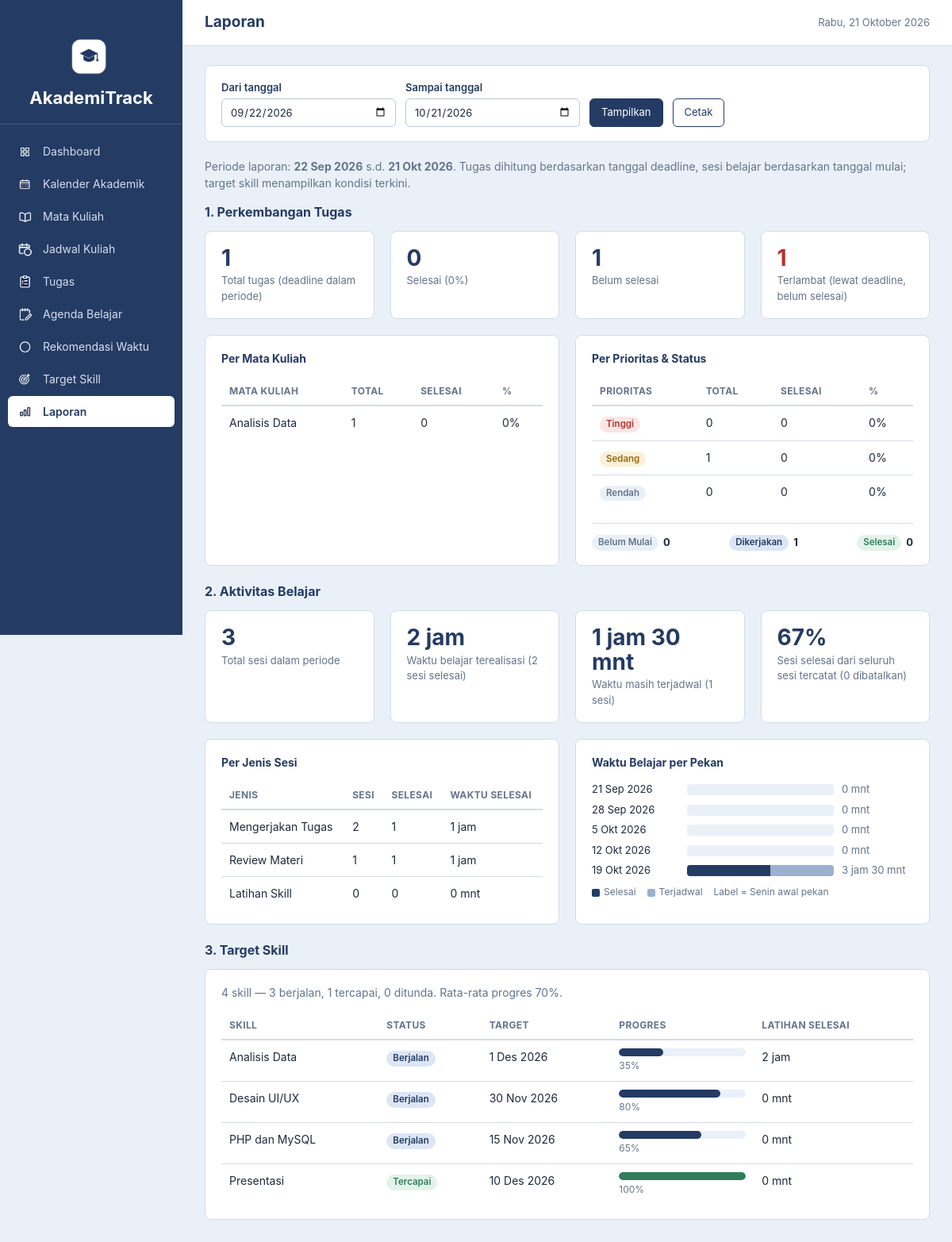
The app's page /laporan.php with its own data.
### tables this page shows
CREATE TABLE `target_skill` (
  `id` int NOT NULL,
  `nama_skill` varchar(100) NOT NULL,
  `deskripsi` text,
  `target_tanggal` date DEFAULT NULL,
  `progres` tinyint UNSIGNED NOT NULL DEFAULT '0',
  `status` enum('Berjalan','Tercapai','Ditunda') NOT NULL DEFAULT 'Berjalan',
  `created_at` timestamp NULL DEFAULT CURRENT_TIMESTAMP
);

CREATE TABLE `sesi_belajar` (
  `id` int NOT NULL,
  `tugas_id` int DEFAULT NULL,
  `target_skill_id` int DEFAULT NULL,
  `judul` varchar(150) NOT NULL,
  `jenis` enum('Mengerjakan Tugas','Review Materi','Latihan Skill') NOT NULL,
  `waktu_mulai` datetime NOT NULL,
  `waktu_selesai` datetime NOT NULL,
  `status` enum('Terjadwal','Selesai','Dibatalkan') NOT NULL DEFAULT 'Terjadwal',
  `catatan` text,
  `created_at` timestamp NULL DEFAULT CURRENT_TIMESTAMP
);

### laporan.php (the view, shortened to what this page needs)
<?php
require_once __DIR__ . '/includes/init.php';
$sampai = valid_tanggal($_GET['sampai'] ?? '') ? $_GET['sampai'] : date('Y-m-d');
$dari = valid_tanggal($_GET['dari'] ?? '') ? $_GET['dari'] : date('Y-m-d', strtotime('-29 days'));
$hariIni = date('Y-m-d');
$tugas = db_all($conn, "SELECT t.*, m.nama_mata_kuliah FROM tugas t
    LEFT JOIN mata_kuliah m ON m.id = t.mata_kuliah_id
    WHERE t.deadline BETWEEN ? AND ?", 'ss', [$dari, $sampai]);
$tTotal = count($tugas);
$tStatus = ['Belum Mulai' => 0, 'Dikerjakan' => 0, 'Selesai' => 0];
$tTerlambat = 0;
$perMk = [];
$perPrioritas = ['Tinggi' => [0, 0], 'Sedang' => [0, 0], 'Rendah' => [0, 0]];
foreach ($tugas as $t) {
    $tStatus[$t['status']]++;
    $selesai = $t['status'] === 'Selesai';
    if (!$selesai && $t['deadline'] < $hariIni) {
        $tTerlambat++;
    }
    $mk = $t['nama_mata_kuliah'] ?: 'Tanpa mata kuliah';
    $perMk[$mk] = $perMk[$mk] ?? [0, 0];
    $perMk[$mk][0]++;
    $perPrioritas[$t['prioritas']][0]++;
}
ksort($perMk);
$sesi = db_all($conn, "SELECT s.*, TIMESTAMPDIFF(MINUTE, s.waktu_mulai, s.waktu_selesai) AS menit
    FROM sesi_belajar s WHERE DATE(s.waktu_mulai) BETWEEN ? AND ?", 'ss', [$dari, $sampai]);
$sStatus = ['Terjadwal' => 0, 'Selesai' => 0, 'Dibatalkan' => 0];
$menitSelesai = 0;
$menitRencana = 0;
$perJenis = [];
foreach (JENIS_SESI as $j) {
    $perJenis[$j] = ['jumlah' => 0, 'selesai' => 0, 'menit' => 0];
}
$perMinggu = [];
$cur = strtotime($dari);
$cur = strtotime('-' . ((int)date('N', $cur) - 1) . ' day', $cur);
while ($cur <= strtotime($sampai)) {
    $perMinggu[date('Y-m-d', $cur)] = ['selesai' => 0, 'rencana' => 0];
    $cur = strtotime('+7 day', $cur);
}
foreach ($sesi as $s) {
    $sStatus[$s['status']]++;
    $perJenis[$s['jenis']]['jumlah']++;
    $ts = strtotime(substr($s['waktu_mulai'], 0, 10));
    $senin = date('Y-m-d', strtotime('-' . ((int)date('N', $ts) - 1) . ' day', $ts));
    if ($s['status'] === 'Selesai') {
        $menitSelesai += (int)$s['menit'];
        $perJenis[$s['jenis']]['selesai']++;
        $perJenis[$s['jenis']]['menit'] += (int)$s['menit'];
        if (isset($perMinggu[$senin])) { $perMinggu[$senin]['selesai'] += (int)$s['menit']; }
    } elseif ($s['status'] === 'Terjadwal') {
        $menitRencana += (int)$s['menit'];
        if (isset($perMinggu[$senin])) { $perMinggu[$senin]['rencana'] += (int)$s['menit']; }
    }
}
$sTotal = count($sesi);
$sAktif = $sStatus['Selesai'] + $sStatus['Terjadwal'] + $sStatus['Dibatalkan'];
$maksMinggu = 1;
foreach ($perMinggu as $v) {
    $maksMinggu = max($maksMinggu, $v['selesai'] + $v['rencana']);
}
$skills = db_all($conn, "SELECT k.*,
    (SELECT COALESCE(SUM(TIMESTAMPDIFF(MINUTE, s.waktu_mulai, s.waktu_selesai)), 0)
       FROM sesi_belajar s WHERE s.target_skill_id = k.id AND s.status = 'Selesai') AS menit_latihan
    FROM target_skill k ORDER BY k.status, k.nama_skill");
$kTotal = count($skills);
$kStatus = ['Berjalan' => 0, 'Tercapai' => 0, 'Ditunda' => 0];
$jumlahProgres = 0;
foreach ($skills as $k) {
    $kStatus[$k['status']]++;
    $jumlahProgres += (int)$k['progres'];
}
include __DIR__ . '/includes/header.php';
?>
<div class="card tidak-cetak laporan-filter-card">
    <form method="get" action="laporan.php" class="filter">
        <div class="field"><label for="dari">Dari tanggal</label><input type="date" id="dari" name="dari" value="<?= e($dari) ?>"></div>
        <div class="field"><label for="sampai">Sampai tanggal</label><input type="date" id="sampai" name="sampai" value="<?= e($sampai) ?>"></div>
        <button type="submit" class="btn">Tampilkan</button>
        <button type="button" class="btn btn-sekunder" onclick="window.print()">Cetak</button>
    </form>
</div>
<p class="muted">Periode laporan: <strong><?= e(tanggal_indo($dari)) ?></strong> s.d. <strong><?= e(tanggal_indo($sampai)) ?></strong>. Tugas dihitung berdasarkan tanggal deadline, sesi belajar berdasarkan tanggal mulai; target skill menampilkan kondisi terkini.</p>
<h2 style="margin:6px 0 12px">1. Perkembangan Tugas</h2>
<div class="grid grid-4" style="margin-bottom:20px">
    <div class="card stat"><div class="angka"><?= $tTotal ?></div><div class="label">Total tugas (deadline dalam periode)</div></div>
    <div class="card stat"><div class="angka"><?= $tStatus['Selesai'] ?></div><div class="label">Selesai (<?= persen($tStatus['Selesai'], $tTotal) ?>%)</div></div>
    <div class="card stat"><div class="angka"><?= $tStatus['Dikerjakan'] + $tStatus['Belum Mulai'] ?></div><div class="label">Belum selesai</div></div>
    <div class="card stat <?= $tTerlambat > 0 ? 'peringatan' : '' ?>"><div class="angka"><?= $tTerlambat ?></div><div class="label">Terlambat (lewat deadline, belum selesai)</div></div>
</div>
<div class="grid grid-2" style="margin-bottom:20px">
    <div class="card">
        <div class="card-header"><h3>Per Mata Kuliah</h3></div>
        <?php if (!$perMk): ?><div class="kosong">Tidak ada tugas pada periode ini.</div><?php else: ?>
        <table class="data"><thead><tr><th>Mata Kuliah</th><th>Total</th><th>Selesai</th><th>%</th></tr></thead><tbody>
            <?php foreach ($perMk as $nama => $v): ?>
                <tr><td><?= e($nama) ?></td><td><?= $v[0] ?></td><td><?= $v[1] ?></td><td><?= persen($v[1], $v[0]) ?>%</td></tr>
            <?php endforeach; ?>
        </tbody></table>
        <?php endif; ?>
    </div>
    <div class="card">
        <div class="card-header"><h3>Per Prioritas &amp; Status</h3></div>
        <table class="data"><thead><tr><th>Prioritas</th><th>Total</th><th>Selesai</th><th>%</th></tr></thead><tbody>
            <?php foreach ($perPrioritas as $nama => $v): ?>
                <tr><td><?= badge_status($nama) ?></td><td><?= $v[0] ?></td><td><?= $v[1] ?></td><td><?= persen($v[1], $v[0]) ?>%</td></tr>
            <?php endforeach; ?>
        </tbody></table>
<div class="status-ringkasan">
    <?php foreach ($tStatus as $nama => $n): ?>
        <div class="status-ringkasan-item"><?= badge_status($nama) ?><strong><?= $n ?></strong></div>
    <?php endforeach; ?>
</div>
    </div>
</div>
<h2 style="margin:6px 0 12px">2. Aktivitas Belajar</h2>
<div class="grid grid-4" style="margin-bottom:20px">
    <div class="card stat"><div class="angka"><?= $sTotal ?></div><div class="label">Total sesi dalam periode</div></div>
    <div class="card stat"><div class="angka"><?= e(fmt_durasi($menitSelesai)) ?></div><div class="label">Waktu belajar terealisasi (<?= $sStatus['Selesai'] ?> sesi selesai)</div></div>
    <div class="card stat"><div class="angka"><?= e(fmt_durasi($menitRencana)) ?></div><div class="label">Waktu masih terjadwal (<?= $sStatus['Terjadwal'] ?> sesi)</div></div>
    <div class="card stat"><div class="angka"><?= persen($sStatus['Selesai'], $sAktif) ?>%</div><div class="label">Sesi selesai dari seluruh sesi tercatat (<?= $sStatus['Dibatalkan'] ?> dibatalkan)</div></div>
</div>
<div class="grid grid-2" style="margin-bottom:20px">
    <div class="card">
        <div class="card-header"><h3>Per Jenis Sesi</h3></div>
        <table class="data"><thead><tr><th>Jenis</th><th>Sesi</th><th>Selesai</th><th>Waktu selesai</th></tr></thead><tbody>
            <?php foreach ($perJenis as $nama => $v): ?>
                <tr><td><?= e($nama) ?></td><td><?= $v['jumlah'] ?></td><td><?= $v['selesai'] ?></td><td><?= e(fmt_durasi($v['menit'])) ?></td></tr>
            <?php endforeach; ?>
        </tbody></table>
    </div>
    <div class="card">
        <div class="card-header"><h3>Waktu Belajar per Pekan</h3></div>
        <?php foreach ($perMinggu as $senin => $v): ?>
            <div class="bar-baris">
                <span><?= e(tanggal_indo($senin)) ?></span>
                <div class="bar">
                    <span class="b-selesai" style="width:<?= round($v['selesai'] * 100 / $maksMinggu) ?>%"></span>
                    <span class="b-rencana" style="width:<?= round($v['rencana'] * 100 / $maksMinggu) ?>%"></span>
                </div>
                <span class="muted"><?= e(fmt_durasi($v['selesai'] + $v['rencana'])) ?></span>
            </div>
        <?php endforeach; ?>
        <div class="legenda"><span><i style="background:var(--navy)"></i>Selesai</span><span><i style="background:#9DB0CF"></i>Terjadwal</span><span>Label = Senin awal pekan</span></div>
    </div>
</div>
<h2 style="margin:6px 0 12px">3. Target Skill</h2>
<div class="card">
    <?php if (!$skills): ?><div class="kosong">Belum ada target skill.</div><?php else: ?>
    <p class="muted" style="margin-top:0"><?= $kTotal ?> skill — <?= $kStatus['Berjalan'] ?> berjalan, <?= $kStatus['Tercapai'] ?> tercapai, <?= $kStatus['Ditunda'] ?> ditunda. Rata-rata progres <?= persen($jumlahProgres, $kTotal * 100) ?>%.</p>
    <table class="data"><thead><tr><th>Skill</th><th>Status</th><th>Target</th><th style="width:180px">Progres</th><th>Latihan selesai</th></tr></thead><tbody>
        <?php foreach ($skills as $k): ?>
            <tr>
                <td><?= e($k['nama_skill']) ?></td>
                <td><?= badge_status($k['status']) ?></td>
                <td><?= $k['target_tanggal'] ? e(tanggal_indo($k['target_tanggal'])) : '-' ?></td>
                <td><div class="progress <?= $k['status'] === 'Tercapai' ? 'ok' : '' ?>"><span style="width:<?= (int)$k['progres'] ?>%"></span></div><span class="kecil muted"><?= (int)$k['progres'] ?>%</span></td>
                <td><?= e(fmt_durasi($k['menit_latihan'])) ?></td>
            </tr>
        <?php endforeach; ?>
    </tbody></table>
    <?php endif; ?>
</div>
<?php include __DIR__ . '/includes/footer.php'; ?>

### includes/functions.php (shortened to what this page needs)
<?php
function e($teks)
{
    return htmlspecialchars((string)$teks, ENT_QUOTES, 'UTF-8');
}
function db_query($conn, $sql, $types = '', $params = [])
{
    $stmt = mysqli_prepare($conn, $sql);
    if ($types !== '') {
        mysqli_stmt_bind_param($stmt, $types, ...$params);
    }
    if (!mysqli_stmt_execute($stmt)) {
        $err = mysqli_stmt_error($stmt);
        mysqli_stmt_close($stmt);
        die('Query gagal dijalankan: ' . e($err));
    }
    return $stmt;
}
function db_all($conn, $sql, $types = '', $params = [])
{
    $stmt = db_query($conn, $sql, $types, $params);
    $res = mysqli_stmt_get_result($stmt);
    $rows = $res ? mysqli_fetch_all($res, MYSQLI_ASSOC) : [];
    return $rows;
}
function valid_tanggal($s)
{
    return is_string($s) && preg_match('/^\d{4}-\d{2}-\d{2}$/', $s)
        && checkdate((int)substr($s, 5, 2), (int)substr($s, 8, 2), (int)substr($s, 0, 4));
}
function tanggal_indo($tgl)
{
    $t = strtotime($tgl);
    return date('j', $t) . ' ' . BULAN_SINGKAT[(int)date('n', $t)] . ' ' . date('Y', $t);
}
function fmt_durasi($menit)
{
    $menit = (int)$menit;
    if ($menit < 60) {
        return $menit . ' mnt';
    }
    $j = intdiv($menit, 60);
    $m = $menit % 60;
    return $m === 0 ? $j . ' jam' : $j . ' jam ' . $m . ' mnt';
}
function persen($bagian, $total)
{
    return $total > 0 ? (int)round($bagian * 100 / $total) : 0;
}
function badge($teks, $kelas = 'badge-muted')
{
    return '<span class="badge ' . e($kelas) . '">' . e($teks) . '</span>';
}
function badge_status($status)
{
    $peta = [
        'Belum Mulai' => 'badge-muted', 'Dikerjakan' => 'badge-info', 'Selesai' => 'badge-ok',
        'Terjadwal' => 'badge-info', 'Dibatalkan' => 'badge-muted',
        'Berjalan' => 'badge-info', 'Tercapai' => 'badge-ok', 'Ditunda' => 'badge-warn',
        'Tinggi' => 'badge-danger', 'Sedang' => 'badge-warn', 'Rendah' => 'badge-muted',
    ];
    return badge($status, $peta[$status] ?? 'badge-muted');
}

### records on screen
target_skill: $tStatus['Dikerjakan'] + $tStatus['Belum Mulai'] "1", id "1", nama_skill "PHP dan MySQL", status "Berjalan", target_tanggal "15 Nov 2026", progres "65", menit_latihan "0 mnt"
sesi_belajar: waktu_mulai "19 Okt 2026"
target_skill: nama_skill "Analisis Data", status "Berjalan", target_tanggal "1 Des 2026", progres "35", menit_latihan "2 jam"
target_skill: nama_skill "Desain UI/UX", status "Berjalan", target_tanggal "30 Nov 2026", progres "80", menit_latihan "0 mnt"
target_skill: nama_skill "Presentasi", status "Tercapai", target_tanggal "10 Des 2026", progres "100", menit_latihan "0 mnt"

### other values on screen
$m[1] "Dashboard"
$m[1] "Kalender Akademik"
$m[1] "Mata Kuliah"
$m[1] "Jadwal Kuliah"
$m[1] "Tugas"
$m[1] "Agenda Belajar"
$m[1] "Rekomendasi Waktu"
$m[1] "Target Skill"
$m[1] "Laporan"
$judul_halaman "Laporan"
tanggal_indo($dari) "22 Sep 2026"
tanggal_indo($sampai) "21 Okt 2026"
$tTotal "1"
$tStatus['Selesai'] "0"
persen($tStatus['Selesai'], $tTotal) "0"
